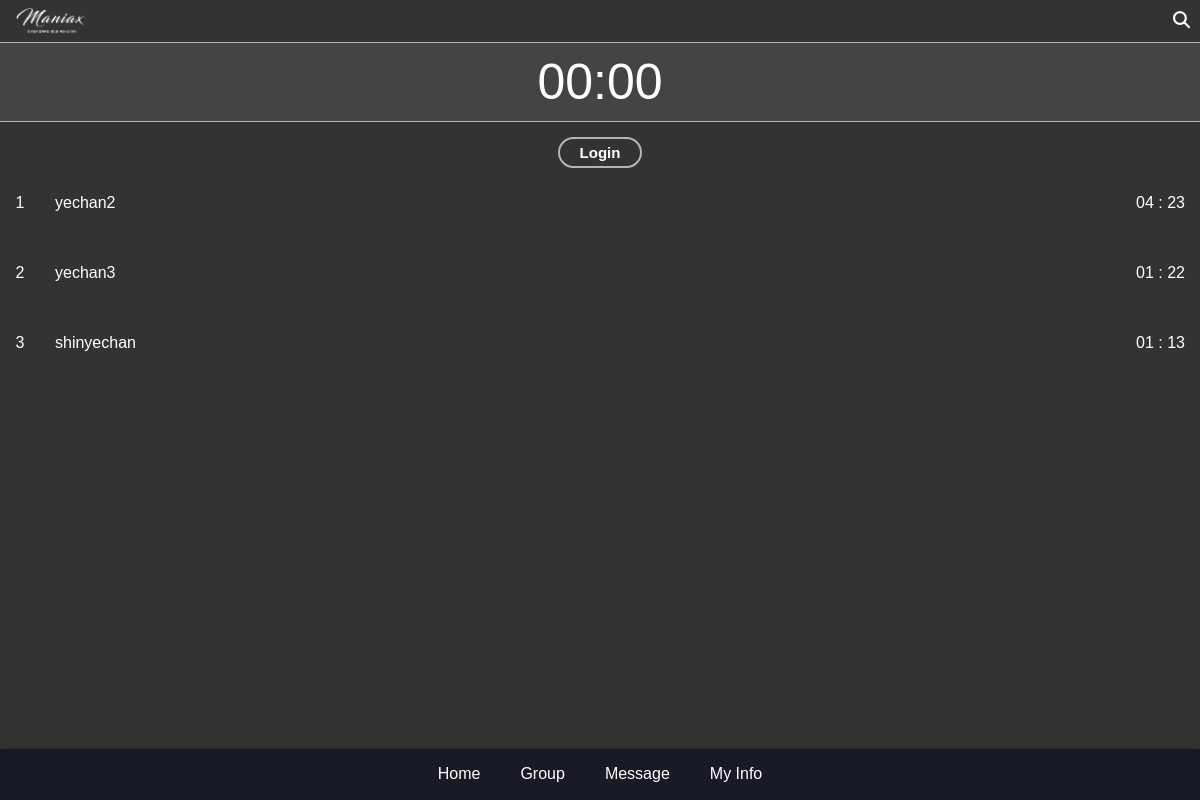
The app's page /, older data.
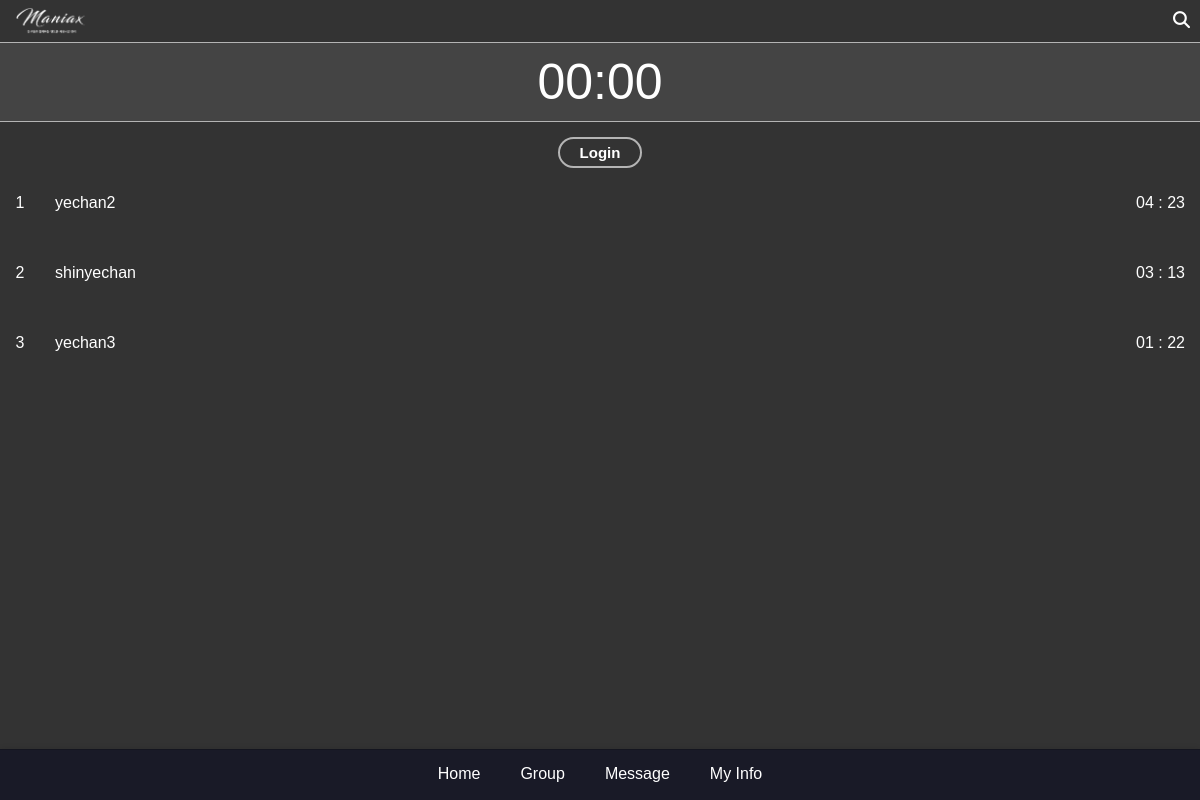
The same page, newer data.
### main/models.py (models this page shows, shortened)
class ScreenTime(models.Model):
    user = models.OneToOneField(CustomUser, on_delete=models.CASCADE, related_name='screen_time')
    total_minutes = models.PositiveIntegerField(default=0)  # 스크린 타임 총 분
    rank = models.PositiveIntegerField(default=0)  # 랭킹

class CustomUser(AbstractUser):
    following = models.ManyToManyField(
        "self", #User 인스턴스가 다른 인스턴스 참조
        verbose_name="팔로우 중인 사용자들",
        related_name="followers",
        symmetrical=False,
        through="relationship.Relationship"
    )

### main/views.py (the view, shortened to what this page needs)
# urls.py: path('', views.rankings_view, name='rankings'),
def rankings_view(request):
    screen_times = ScreenTime.objects.order_by('-total_minutes')
    context = {'screen_times': screen_times}
    user = request.user
    return render(request, 'rankings.html', context)

### main/templatetags/time_filters.py (called while the page is built)
@register.filter
def display_time(total_minutes):
    try:
        total_minutes = int(total_minutes)
        hours = total_minutes // 60
        minutes = total_minutes % 60
        if 0 <= hours < 10:
            hours = f"0{hours}"
        if 0 <= minutes < 10:
            minutes = f"0{minutes}"
        return f"{hours} : {minutes}"
    except (ValueError, TypeError):
        return "Invalid time"

### main/templates/rankings.html (shortened to what this page needs)
{% extends 'base.html' %} {% block title %}Rankings{%endblock%}{%block content%}
{% load static %}
<!DOCTYPE html>
<html>
  <head> </head>
  <body>
    <header class="screen-header">
      <img id="logo" src="{% static 'images/maniax.png' %}" />
      <a href="{% url 'search_user' %}" class="groupAdd-search-button">
        <i class="fas fa-search"></i>
      </a>
    </header>
    <div class="timerSection">
      {% if user.is_authenticated %} {% load time_filters %}
      {% else %}
      <a href="{% url 'login' %}" class="timer">00:00</a>
      {% endif %}
    </div>
    <div class="homeFilter">
      {% if user.is_authenticated %}
      <button class="filter-btn active" id="allBtn">전체</button>
      <button class="filter-btn" id="followBtn">팔로우</button>
      {% else %}
      <a href="{% url 'login' %}" class="filter-btn">Login</a>
      {% endif %}
    </div>
    {% if screen_times %}
    <div id="content">
      <div id="allContent">
        {% for screen_time in screen_times %}
        <div class="usageList">
          <a
            href="{% url 'user_profile' user_id=screen_time.user.id %}"
            class="ranking-item"
          >
            <div class="rank-number">{{ screen_time.rank }}</div>
            <div class="rank-name">{{ screen_time.user.username }}</div>
            {% load time_filters %}
            <div class="rank-time">
              {{ screen_time.total_minutes|display_time }}
            </div>
          </a>
        </div>
        {% endfor %}
      </div>
        {% if user.is_authenticated %}
        {% for screen_time in following_screen_times %}
            {% load time_filters %}
        {% endfor %} {% endif %}
    </div>
    {% else %}
    <p>No users found.</p>
    {% endif %}
  </body>
</html>
{%endblock%}

Row changes from the older to the newer data that the page shows:
changed ScreenTime "shinyechan": rank "3" → "2"; total_minutes|display_time "01 : 13" → "03 : 13"; moves up the list
changed ScreenTime "yechan3": rank "2" → "3"
